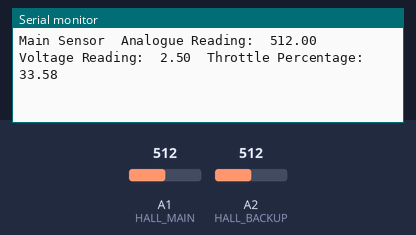
The sketch below on a simulated Arduino Uno, built with avr-gcc and run on an emulated ATmega328P. Parts: the last lines printed to the serial monitor. The test bench sets the inputs (shaded band); at power-on: A1 (HALL_MAIN) = 512, A2 (HALL_BACKUP) = 512.

Above: at 2.7 s.
2.8 s: A1 (HALL_MAIN) set to 991
At 3.9 s:
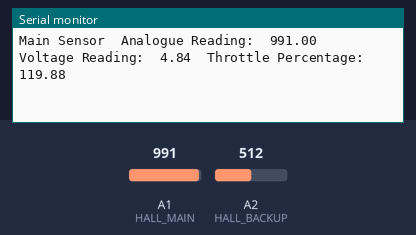
5.8 s: A1 (HALL_MAIN) set to 1013
At 6.9 s:
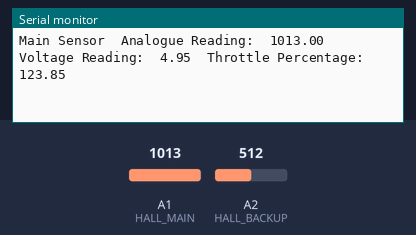
Timing chart, 0 to 8.8 s (numbered marks = the images above; inputs shaded):
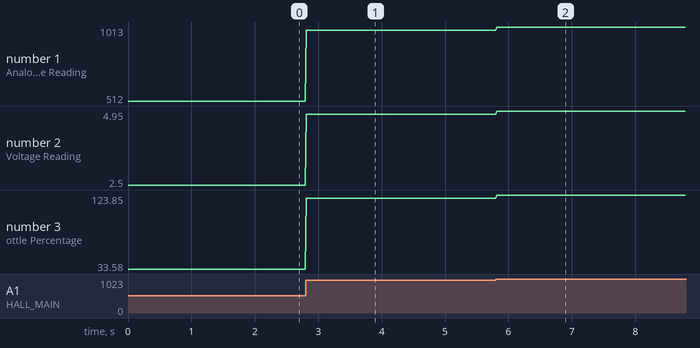

Measured:
- after the input at 2.8 s, the serial monitor: prints a new line at once (image 1)
- after the input at 5.8 s, the serial monitor: prints a new line at once (image 2)
- plotted number 1: 512 → 991 after the input at 2.8 s, 991 → 1013 after the input at 5.8 s
- plotted number 2: 2.5 → 4.84 after the input at 2.8 s, 4.84 → 4.95 after the input at 5.8 s
- plotted number 3: 33.58 → 119.88 after the input at 2.8 s, 119.88 → 123.85 after the input at 5.8 s

The sketch:

pedalPosRead.ino
```cpp
/*
    AUTHOR       : Thomas Green
    PROJECT      : Automotive Driving Robot GDP - Group 11, University of Southampton
    DATE STARTED : 09/02/2022


    NOTES:
    This code is used to read the position of the prototype pedal using the built-in hall effect
    sensors. The pedal has two hall effect sensors for redundancy and so a different read out is given for
    each of the sensors.

    MAIN HALL EFFECT SENSOR PINOUT:
    POWER(GREEN) --> 5V
    GROUND(WHITE) --> GND
    SENSE(GREY) --> A1

    BACKUP HALL EFFECT SENSOR PINOUT:
    POWER(YELLOW) --> 5V
    GROUND(BLUE) --> GND
    SENSE(RED) --> A2

*/

#define HALL_MAIN A1
#define HALL_BACKUP A2
#define VOLTAGE 5
#define MAX_MAIN_VOLTAGE 4.30       //These values need to be found experimentally, they corrospond to the
#define MIN_MAIN_VOLTAGE 1.59       //senseMain and senseBackup voltage when the pedal is fully depressed(MAX)
#define MAX_BACKUP_VOLTAGE 4.12     //and fully released(MIN).
#define MIN_BACKUP_VOLTAGE 1.57

float senseMain, senseBackup, voltMain, voltBackup, percMain, percBackup;

void setup() {
  Serial.begin(57600);

  pinMode(HALL_MAIN, INPUT);
  pinMode(HALL_BACKUP, INPUT);
}

void loop() {

  //Read the sense pin values and store as floats. These values will be between 0 - 1023
  senseMain = analogRead(HALL_MAIN);
  senseBackup = analogRead(HALL_BACKUP);

  // Convert the analogue reading (0 - 1023) to a voltage (0 - 5V):
  voltMain = senseMain * (VOLTAGE/1024.0);
  voltBackup = senseBackup * (VOLTAGE/1024.0);

  //Express the hall effect reading as a throttle percentage
  percMain = ((voltMain - MIN_MAIN_VOLTAGE)/(MAX_MAIN_VOLTAGE - MIN_MAIN_VOLTAGE))*100;
  percBackup = ((voltBackup - MIN_BACKUP_VOLTAGE)/(MAX_BACKUP_VOLTAGE - MIN_BACKUP_VOLTAGE))*100;

  // Printing the postitions for main and backup sensor
  Serial.print("Main Sensor  Analogue Reading:  ");
  Serial.print(senseMain);
  Serial.print("  Voltage Reading:  ");
  Serial.print(voltMain);
  Serial.print("  Throttle Percentage:  ");
  Serial.print(percMain);
  Serial.println();
  /*\
  Serial.print("Backup Sensor  Analogue Reading:  ");
  Serial.print(senseBackup);
  Serial.print("Voltage Reading:  ");
  Serial.print(voltBackup);
  Serial.print("Throttle Percentage:  ");
  Serial.print(percBackup);
  Serial.println();
  */

}
```
